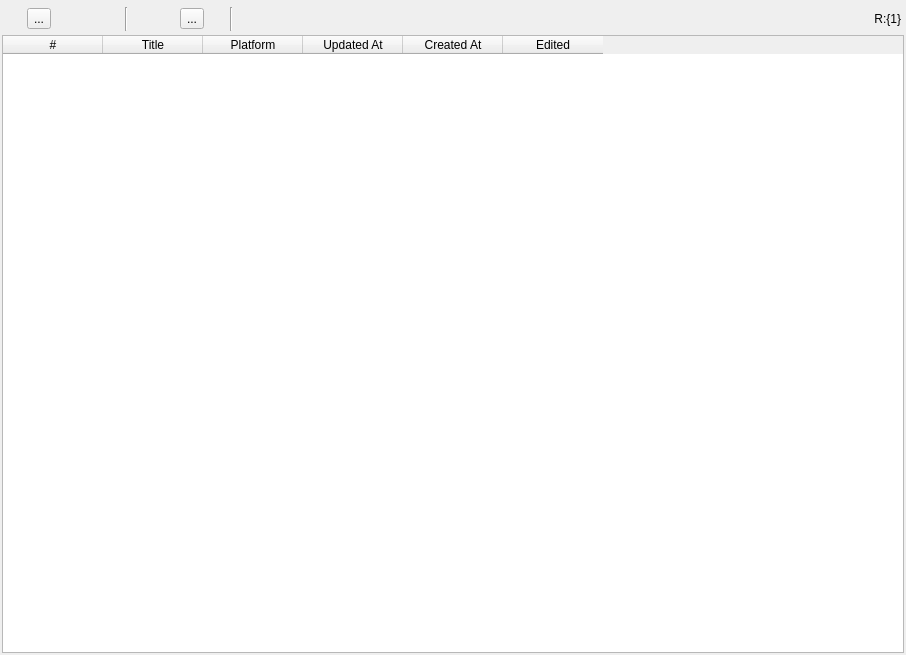
<?xml version="1.0" encoding="UTF-8"?>
<ui version="4.0">
 <class>AmazonKeywordForm</class>
 <widget class="QWidget" name="AmazonKeywordForm">
  <property name="geometry">
   <rect>
    <x>0</x>
    <y>0</y>
    <width>906</width>
    <height>655</height>
   </rect>
  </property>
  <property name="windowTitle">
   <string>Amazon Keyword List</string>
  </property>
  <layout class="QVBoxLayout" name="vlAmazonKeywordForm" stretch="0,1">
   <property name="spacing">
    <number>3</number>
   </property>
   <property name="leftMargin">
    <number>2</number>
   </property>
   <property name="topMargin">
    <number>6</number>
   </property>
   <property name="rightMargin">
    <number>2</number>
   </property>
   <property name="bottomMargin">
    <number>2</number>
   </property>
   <item>
    <widget class="QWidget" name="keywordToolBar" native="true">
     <property name="sizePolicy">
      <sizepolicy hsizetype="Preferred" vsizetype="Preferred">
       <horstretch>0</horstretch>
       <verstretch>0</verstretch>
      </sizepolicy>
     </property>
     <property name="minimumSize">
      <size>
       <width>0</width>
       <height>26</height>
      </size>
     </property>
     <property name="inputMethodHints">
      <set>Qt::ImhNone</set>
     </property>
     <layout class="QHBoxLayout" name="hlReportToolBar" stretch="0,0,0,0,0,0,0,0,0,0,0,0,0">
      <property name="spacing">
       <number>2</number>
      </property>
      <property name="sizeConstraint">
       <enum>QLayout::SetDefaultConstraint</enum>
      </property>
      <property name="leftMargin">
       <number>1</number>
      </property>
      <property name="topMargin">
       <number>1</number>
      </property>
      <property name="rightMargin">
       <number>1</number>
      </property>
      <property name="bottomMargin">
       <number>1</number>
      </property>
      <item>
       <widget class="QToolButton" name="tbRefresh">
        <property name="minimumSize">
         <size>
          <width>22</width>
          <height>22</height>
         </size>
        </property>
        <property name="maximumSize">
         <size>
          <width>22</width>
          <height>22</height>
         </size>
        </property>
        <property name="styleSheet">
         <string notr="true"/>
        </property>
        <property name="text">
         <string/>
        </property>
        <property name="icon">
         <iconset resource="../resource/icons.qrc">
          <normaloff>:/button/images/svg/sync-alt-solid.svg</normaloff>:/button/images/svg/sync-alt-solid.svg</iconset>
        </property>
        <property name="autoRaise">
         <bool>true</bool>
        </property>
       </widget>
      </item>
      <item>
       <widget class="QToolButton" name="tbSave">
        <property name="text">
         <string>...</string>
        </property>
        <property name="icon">
         <iconset resource="../resource/icons.qrc">
          <normaloff>:/button/images/svg/save-solid.svg</normaloff>:/button/images/svg/save-solid.svg</iconset>
        </property>
       </widget>
      </item>
      <item>
       <widget class="QToolButton" name="tbSelection">
        <property name="minimumSize">
         <size>
          <width>22</width>
          <height>22</height>
         </size>
        </property>
        <property name="maximumSize">
         <size>
          <width>22</width>
          <height>22</height>
         </size>
        </property>
        <property name="text">
         <string/>
        </property>
        <property name="icon">
         <iconset resource="../resource/icons.qrc">
          <normaloff>:/button/images/svg/check-solid.svg</normaloff>:/button/images/svg/check-solid.svg</iconset>
        </property>
        <property name="autoRaise">
         <bool>true</bool>
        </property>
       </widget>
      </item>
      <item>
       <widget class="QToolButton" name="tbUnselection">
        <property name="minimumSize">
         <size>
          <width>22</width>
          <height>22</height>
         </size>
        </property>
        <property name="maximumSize">
         <size>
          <width>22</width>
          <height>22</height>
         </size>
        </property>
        <property name="text">
         <string/>
        </property>
        <property name="icon">
         <iconset resource="../resource/icons.qrc">
          <normaloff>:/button/images/svg/times-solid.svg</normaloff>:/button/images/svg/times-solid.svg</iconset>
        </property>
        <property name="autoRaise">
         <bool>true</bool>
        </property>
       </widget>
      </item>
      <item>
       <widget class="QToolButton" name="tbInvertSelection">
        <property name="minimumSize">
         <size>
          <width>22</width>
          <height>22</height>
         </size>
        </property>
        <property name="maximumSize">
         <size>
          <width>22</width>
          <height>22</height>
         </size>
        </property>
        <property name="text">
         <string/>
        </property>
        <property name="icon">
         <iconset resource="../resource/icons.qrc">
          <normaloff>:/button/images/svg/retweet-solid.svg</normaloff>:/button/images/svg/retweet-solid.svg</iconset>
        </property>
        <property name="autoRaise">
         <bool>true</bool>
        </property>
       </widget>
      </item>
      <item>
       <widget class="Line" name="line_2">
        <property name="orientation">
         <enum>Qt::Vertical</enum>
        </property>
       </widget>
      </item>
      <item>
       <widget class="QToolButton" name="tbSearch">
        <property name="minimumSize">
         <size>
          <width>22</width>
          <height>22</height>
         </size>
        </property>
        <property name="maximumSize">
         <size>
          <width>50</width>
          <height>50</height>
         </size>
        </property>
        <property name="text">
         <string/>
        </property>
        <property name="icon">
         <iconset resource="../resource/icons.qrc">
          <normaloff>:/button/images/svg/search-solid.svg</normaloff>:/button/images/svg/search-solid.svg</iconset>
        </property>
        <property name="autoExclusive">
         <bool>false</bool>
        </property>
        <property name="popupMode">
         <enum>QToolButton::InstantPopup</enum>
        </property>
        <property name="toolButtonStyle">
         <enum>Qt::ToolButtonIconOnly</enum>
        </property>
        <property name="autoRaise">
         <bool>true</bool>
        </property>
        <property name="arrowType">
         <enum>Qt::NoArrow</enum>
        </property>
       </widget>
      </item>
      <item>
       <widget class="QToolButton" name="tbInputCsv">
        <property name="minimumSize">
         <size>
          <width>22</width>
          <height>22</height>
         </size>
        </property>
        <property name="maximumSize">
         <size>
          <width>22</width>
          <height>22</height>
         </size>
        </property>
        <property name="text">
         <string/>
        </property>
        <property name="icon">
         <iconset resource="../resource/icons.qrc">
          <normaloff>:/button/images/svg/file-import-solid.svg</normaloff>:/button/images/svg/file-import-solid.svg</iconset>
        </property>
        <property name="autoRaise">
         <bool>true</bool>
        </property>
       </widget>
      </item>
      <item>
       <widget class="QToolButton" name="tbAssociate">
        <property name="text">
         <string>...</string>
        </property>
        <property name="icon">
         <iconset resource="../resource/icons.qrc">
          <normaloff>:/button/images/svg/exchange-alt-solid.svg</normaloff>:/button/images/svg/exchange-alt-solid.svg</iconset>
        </property>
       </widget>
      </item>
      <item>
       <widget class="QToolButton" name="tbDelete">
        <property name="minimumSize">
         <size>
          <width>22</width>
          <height>22</height>
         </size>
        </property>
        <property name="maximumSize">
         <size>
          <width>22</width>
          <height>22</height>
         </size>
        </property>
        <property name="text">
         <string/>
        </property>
        <property name="icon">
         <iconset resource="../resource/icons.qrc">
          <normaloff>:/button/images/svg/times-circle-solid.svg</normaloff>:/button/images/svg/times-circle-solid.svg</iconset>
        </property>
        <property name="autoRaise">
         <bool>true</bool>
        </property>
       </widget>
      </item>
      <item>
       <widget class="Line" name="line">
        <property name="orientation">
         <enum>Qt::Vertical</enum>
        </property>
       </widget>
      </item>
      <item>
       <widget class="QLabel" name="lbPagerInfo">
        <property name="sizePolicy">
         <sizepolicy hsizetype="MinimumExpanding" vsizetype="Preferred">
          <horstretch>0</horstretch>
          <verstretch>0</verstretch>
         </sizepolicy>
        </property>
        <property name="text">
         <string>R:{1}</string>
        </property>
        <property name="alignment">
         <set>Qt::AlignRight|Qt::AlignTrailing|Qt::AlignVCenter</set>
        </property>
       </widget>
      </item>
      <item>
       <widget class="QWidget" name="widget_2" native="true"/>
      </item>
     </layout>
    </widget>
   </item>
   <item>
    <widget class="QTableWidget" name="twAmazonKeyword">
     <property name="editTriggers">
      <set>QAbstractItemView::DoubleClicked</set>
     </property>
     <property name="selectionMode">
      <enum>QAbstractItemView::MultiSelection</enum>
     </property>
     <property name="selectionBehavior">
      <enum>QAbstractItemView::SelectRows</enum>
     </property>
     <property name="sortingEnabled">
      <bool>true</bool>
     </property>
     <attribute name="horizontalHeaderHighlightSections">
      <bool>false</bool>
     </attribute>
     <column>
      <property name="text">
       <string>#</string>
      </property>
     </column>
     <column>
      <property name="text">
       <string>Title</string>
      </property>
     </column>
     <column>
      <property name="text">
       <string>Platform</string>
      </property>
     </column>
     <column>
      <property name="text">
       <string>Updated At</string>
      </property>
     </column>
     <column>
      <property name="text">
       <string>Created At</string>
      </property>
     </column>
     <column>
      <property name="text">
       <string>Edited</string>
      </property>
     </column>
    </widget>
   </item>
  </layout>
 </widget>
 <resources>
  <include location="../resource/icons.qrc"/>
 </resources>
 <connections/>
</ui>
